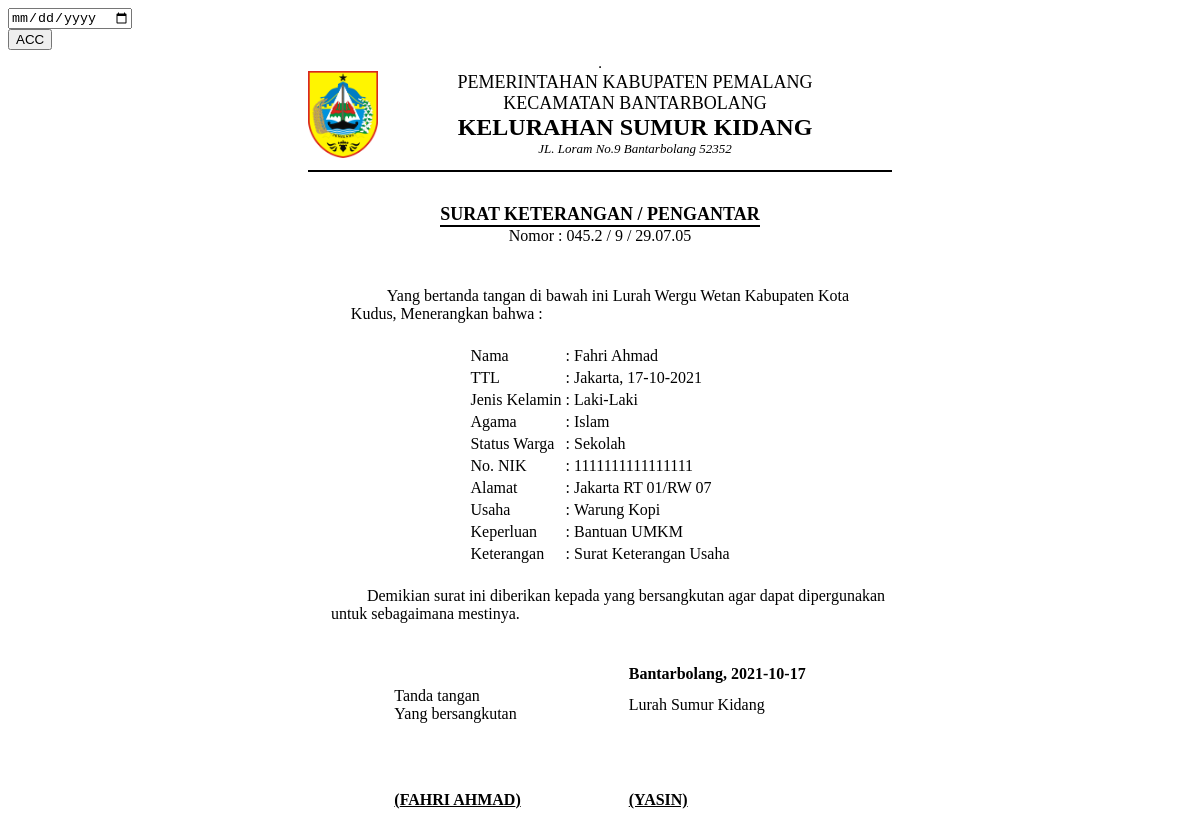
Page /demo1/view_sku.php?id_request_sku=9 on the committed database.
### tables this page shows
CREATE TABLE `data_request_sku` (
  `id_request_sku` int(11) NOT NULL,
  `nik` varchar(16) NOT NULL,
  `tanggal_request` timestamp NOT NULL DEFAULT current_timestamp(),
  `scan_ktp` text NOT NULL,
  `scan_kk` text NOT NULL,
  `usaha` varchar(30) NOT NULL,
  `keperluan` varchar(30) NOT NULL,
  `keterangan` varchar(50) NOT NULL DEFAULT 'Data sedang diperiksa oleh Staf',
  `request` varchar(20) NOT NULL DEFAULT 'USAHA',
  `status` int(11) NOT NULL DEFAULT 0,
  `acc` date NOT NULL
);

CREATE TABLE `data_user` (
  `nik` varchar(16) NOT NULL,
  `password` varchar(225) NOT NULL,
  `hak_akses` varchar(225) NOT NULL,
  `nama` varchar(30) NOT NULL,
  `tanggal_lahir` date NOT NULL,
  `tempat_lahir` varchar(30) NOT NULL,
  `jekel` varchar(20) NOT NULL,
  `agama` varchar(20) NOT NULL,
  `alamat` text NOT NULL,
  `telepon` varchar(13) NOT NULL,
  `status_warga` varchar(30) NOT NULL,
  `ttd` text DEFAULT NULL
);

### demo1/view_sku.php (the view, shortened to what this page needs)
<?php include '../konek.php';?>
<link href="css/sweetalert.css" rel="stylesheet" type="text/css">
<?php
	if(isset($_GET['id_request_sku'])){
		$id=$_GET['id_request_sku'];
		$sql = "SELECT * FROM data_request_sku natural join data_user WHERE id_request_sku='$id'";
		$query = mysqli_query($konek,$sql);
        $data = mysqli_fetch_array($query,MYSQLI_BOTH);
        $id=$data['id_request_sku'];
        $nik = $data['nik'];
		$nama = $data['nama'];
		$tempat = $data['tempat_lahir'];
        $tgl = $data['tanggal_lahir'];
        $format2 = date('d-m-Y', strtotime($tgl));
		$agama = $data['agama'];
		$jekel = $data['jekel'];
		$nama = $data['nama'];
		$alamat = $data['alamat'];
        $status_warga = $data['status_warga'];
        $keperluan = $data['keperluan'];
        $request = $data['request'];
        $usaha = $data['usaha'];
        $acc = $data['acc'];
	}
?>
                <div class="page-inner mt--5">
					<div class="row mt--2">
						<div class="col-md-6">
							<div class="card full-height">
								<div class="card-body">
								    <div class="card-tools">
                                        <form action="" method="POST">
                                            <div class="form-group">
                                                <input type="date" name="tgl_acc" class="form-control">
                                                <div class="form-group">
                                                    <input type="submit" name="ttd" value="ACC" class="btn btn-primary btn-sm">
                                                </div>
                                            </div>
                                        </form>
									</div>
								</div>
							</div>
						</div>
					</div>
					<div class="row">
						<div class="col-md-12">
							<div class="card">
								<div class="card-body">
                                <table border="1" align="center">
                                <table border="0" align="center">
        <tr>
        <td><img src="img/pemalang.png" width="70" height="87" alt=""></td>
        <td></td>
        <td></td>
        <td></td>
        <td></td>
        <td></td>
        <td></td>
        <td></td>
        <td></td>
        <td></td>
        <td></td>
        <td></td>
        <td></td>
        <td></td>
        <td></td>
        <td></td>
        <td></td>
        <td></td>
        <td></td>
        <td></td>
            <td>
                <center>
                    <font size="4">PEMERINTAHAN KABUPATEN PEMALANG</font><br>
                    <font size="4">KECAMATAN BANTARBOLANG</font><br>
                    <font size="5"><b>KELURAHAN SUMUR KIDANG</b></font><br>
                    <font size="2"><i>JL. Loram No.9 Bantarbolang 52352</i></font><br>
                </center>
            </td>
        <td></td>
        <td></td>
        <td></td>
        <td></td>
        <td></td>
        <td></td>
        <td></td>
        <td></td>
        <td></td>
        <td></td>
        <td></td>
        <td></td>
        <td></td>
        <td></td>
        <td></td>
        <td></td>
        <td></td>
        <td></td>
        <td></td>
        <td></td>
        </tr>
        <tr>
            <td colspan="45"><hr color="black"></td>
        </tr>
    </table>
    <br>
    <table border="0" align="center">
        <tr>
            <td>
                <center>
                    <font size="4"><b>SURAT KETERANGAN / PENGANTAR</b></font><br>
                    <hr style="margin:0px" color="black">
                    <span>Nomor : 045.2 / <?php echo $id;?> / 29.07.05</span>
                </center>
            </td>
        </tr>
    </table>
    <br>
    <br>
    <table border="0" align="center">
        <tr>
            <td>
                &nbsp;&nbsp;&nbsp;&nbsp;&nbsp;&nbsp;&nbsp;&nbsp;&nbsp;Yang bertanda tangan di bawah ini Lurah Wergu Wetan Kabupaten Kota <br> Kudus, Menerangkan bahwa :
            </td>
        </tr>
    </table>
    <br>
    <table border="0" align="center">
        <tr>
            <td>Nama</td>
            <td>:</td>
            <td><?php echo $nama;?></td>
        </tr>
        <tr>
            <td>TTL</td>
            <td>:</td>
            <td><?php echo $tempat.", ".$format2;?></td>
        </tr>
        <tr>
            <td>Jenis Kelamin</td>
            <td>:</td>
            <td><?php echo $jekel;?></td>
        </tr>
        <tr>
            <td>Agama</td>
            <td>:</td>
            <td><?php echo $agama;?></td>
        </tr>
        <tr>
            <td>Status Warga</td>
            <td>:</td>
            <td><?php echo $status_warga;?></td>
        </tr>
        <tr>
            <td>No. NIK</td>
            <td>:</td>
            <td><?php echo $nik;?></td>
        </tr>
        <tr>
            <td>Alamat</td>
            <td>:</td>
            <td><?php echo $alamat;?></td>
        </tr>
        <tr>
            <td>Usaha</td>
            <td>:</td>
            <td><?php echo $usaha;?></td>
        </tr>
        <tr>
            <td>Keperluan</td>
            <td>:</td>
            <td><?php echo $keperluan;?></td>
        </tr>
        <tr>
            <td>Keterangan</td>
            <td>:</td>
                <?php
                    if($request=="USAHA"){
                        $request="Surat Keterangan Usaha";
                                                }
                ?>
            <td><?php echo $request;?></td>
        </tr>
    </table>
    <br>
    <table border="0" align="center">
        <tr>
            <td>
                &nbsp;&nbsp;&nbsp;&nbsp;&nbsp;&nbsp;&nbsp;&nbsp;&nbsp;&nbsp;&nbsp;&nbsp;&nbsp;Demikian surat ini diberikan kepada yang bersangkutan agar dapat dipergunakan<br>&nbsp;&nbsp;&nbsp;&nbsp;untuk sebagaimana mestinya.
            </td>
        </tr>
    </table>
    <br>
    <br>
    <table border="0" align="center">
        <tr>
            <th></th>
            <th width="100px"></th>
            <th>Bantarbolang, <?php echo $acc;?></th>
        </tr>
        <tr>
            <td>Tanda tangan <br> Yang bersangkutan </td>
            <td></td>
            <td>Lurah Sumur Kidang</td>
        </tr>
        <tr>
            <td rowspan="15"></td>
            <td></td>
            <td rowspan="15"></td>
        </tr>
        <tr>
            <td></td>
        </tr>
        <tr>
            <td></td>
        </tr>
        <tr>
            <td></td>
        </tr>
        <tr>
            <td></td>
        </tr>
        <tr>
            <td></td>
        </tr>
        <tr>
            <td></td>
        </tr>
        <tr>
            <td></td>
        </tr>
        <tr>
            <td></td>
        </tr>
        <tr>
            <td></td>
        </tr>
        <tr>
            <td></td>
        </tr>
        <tr>
            <td></td>
        </tr>
        <tr>
            <td></td>
        </tr><tr>
            <td></td>
        </tr><tr>
            <td></td>
        </tr><tr>
            <td></td>
        </tr>
        <tr>
            <td><b style="text-transform:uppercase"><u>(<?php echo $nama;?>)</u></b></td>
            <td></td>
            <td><b><u>(YASIN)</u></b></td>
        </tr>
    </table>
                                </table>
								</div>
							</div>
						</div>
					</div>
			</div>

### rows in the picture
data_request_sku: id_request_sku "9", nik.nama "Fahri Ahmad", nik.tempat_lahir "Jakarta", nik.tanggal_lahir "17-10-2021", nik.jekel "Laki-Laki", nik.agama "Islam", nik.status_warga "Sekolah", nik "1111111111111111", nik.alamat "Jakarta RT 01/RW 07", usaha "Warung Kopi", keperluan "Bantuan UMKM", request "Surat Keterangan Usaha", acc "2021-10-17", nik.nama "FAHRI AHMAD"
